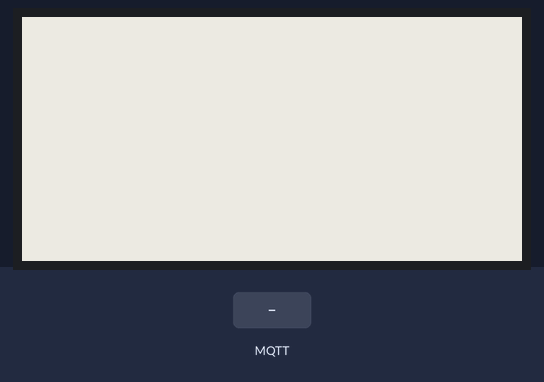
Recording of a program running on a simulated Raspberry Pi (BCM pin numbers). Shown: 250×122 one-colour display. The test bench sets the inputs (shaded band). No MQTT or app messages arrive unless stated; an e-paper refresh takes a nominal 2 s (15 s in colour, 0.3 s partial); the clock reads 2024-03-15 10:24:30 at power-on unless the program sets it; what the program prints to the terminal is not drawn.

Above: at 3.6 s.
3.7 s: MQTT message "1" arrives on the first subscribed topic
At 6.4 s:
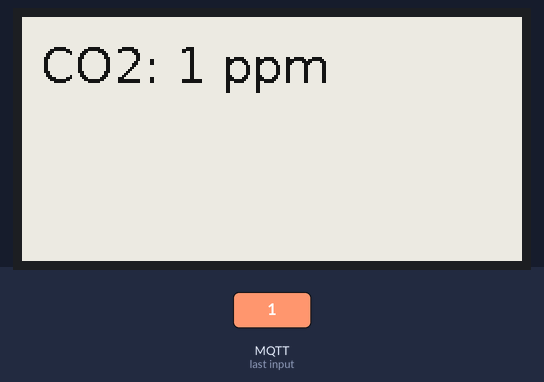
6.7 s: MQTT message "on" arrives on the first subscribed topic
9.2 s: MQTT message "off" arrives on the first subscribed topic
At 10.7 s:
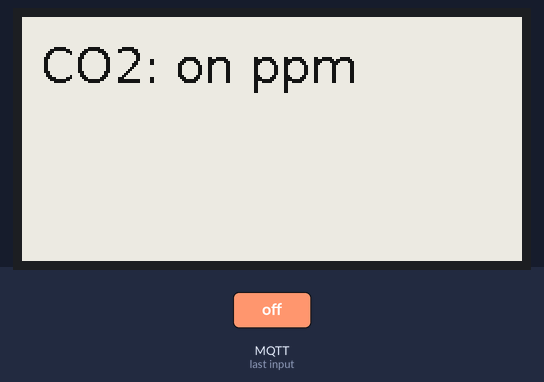
At 14.9 s:
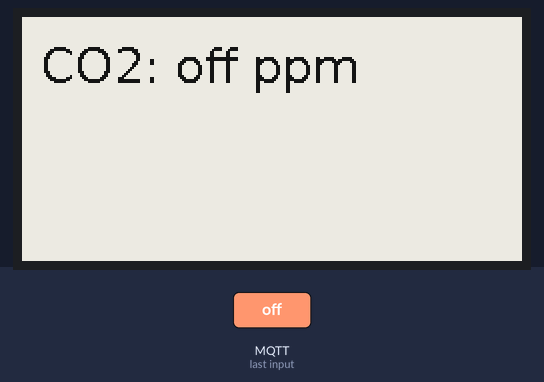
Timing chart, 0 to 16.4 s (numbered marks = the images above; inputs shaded):
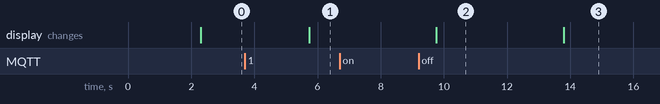

Measured:
- after the input at 3.7 s, the display: changes after 2.0 s (image 1)
- after the input at 6.7 s, every drawn part: stays the same
- after the input at 9.2 s, the display: first differs from a run without the input after 4.6 s (image 3)
- what the display in image 2 shows lasts 4.0 s, from 9.8 s to 13.8 s

The program:

display.py
```python
import paho.mqtt.client as mqtt
from PIL import Image, ImageDraw, ImageFont
import time
from waveshare_epd import epd2in13_V2
import logging
import os
from dotenv import load_dotenv

# MQTT Configuration
mqtt_uri = os.getenv("MQTT_BROKER")
MQTT_BROKER = mqtt_uri
MQTT_PORT = 1883
MQTT_TOPIC = "sensor/co2"

# Global variable to store CO2 value
co2_value = None

# Initialize the e-Paper display
epd = epd2in13_V2.EPD()
epd.init(epd.FULL_UPDATE)
epd.Clear(0xFF)

# MQTT Callback functions
def on_connect(client, userdata, flags, rc):
    print("Connected with result code " + str(rc))
    client.subscribe(MQTT_TOPIC)

def on_message(client, userdata, msg):
    global co2_value
    co2_value = msg.payload.decode()
    print(f"Received CO2 data: {co2_value}")
    update_display()

def update_display():
    global co2_value
    try:
        # Create a blank image for drawing
        Himage = Image.new('1', (epd.height, epd.width), 255)
        draw = ImageDraw.Draw(Himage)

        # Load a font
        font24 = ImageFont.truetype('/usr/share/fonts/truetype/dejavu/DejaVuSans.ttf', 24)

        # Draw text
        draw.text((10, 10), f"CO2: {co2_value} ppm", font=font24, fill=0)

        # Display the image
        epd.display(epd.getbuffer(Himage))
        epd.sleep()
    except OSError as e:
        print(f"Error updating display: {e}")
        # Reinitialize the e-Paper display
        epd.init(epd.FULL_UPDATE)
        epd.Clear(0xFF)

# MQTT Client setup
client = mqtt.Client()
client.on_connect = on_connect
client.on_message = on_message

client.connect(MQTT_BROKER, MQTT_PORT, 60)

# Start the MQTT client loop
try:
    client.loop_forever()
except KeyboardInterrupt:
    print("Script interrupted by user")
    epd.init(epd.FULL_UPDATE)
    epd.Clear(0xFF)
    epd.sleep()
finally:
    client.disconnect()
```
